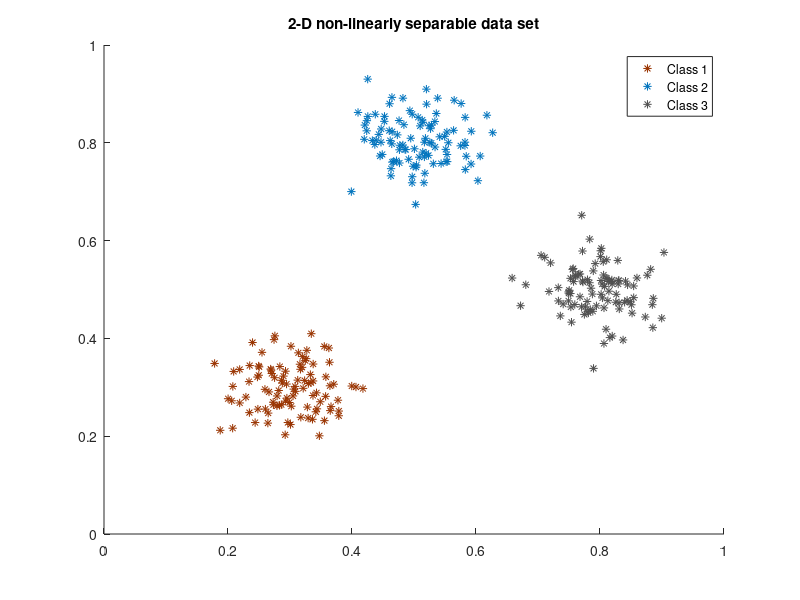
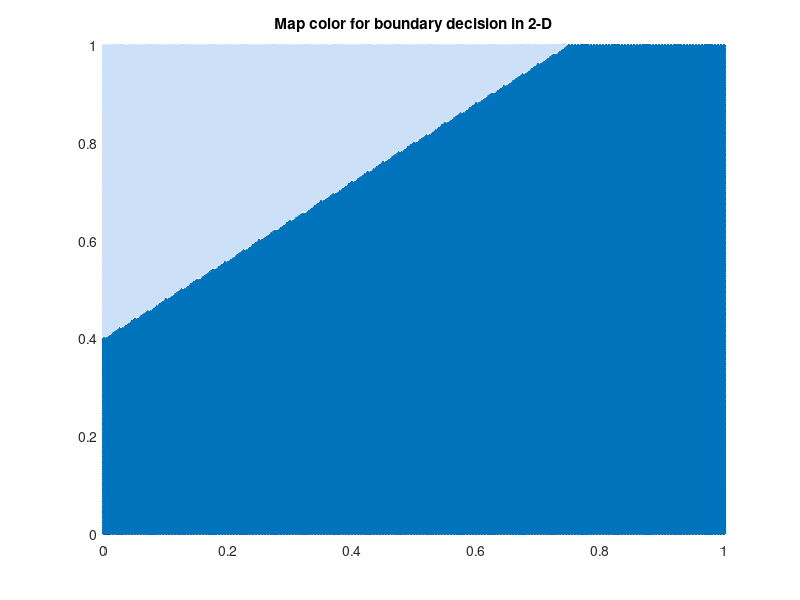

MATLAB code to generate these figures, in order:
%% Example of an artificial data set in 2-D with labels using the OvA approach.
%  Produced-by: Prof. Dr. Ajalmar R. Rocha Neto
%  Edited-by: Luan Sousa Cordeiro

% Cleaning the Command Window. Removing all variables. Closing all figures.
clc;
clearvars;
close all;

% Number of samples for each class.
N = 100;

% Standard deviation of the data.
st_d = 0.05;

% Region of space that the data in which the data is going to surround.
region1 = [0.3 0.3];
region2 = [0.5 0.8];
region3 = [0.8 0.5];

% Data from each class based on the standard deviation.
data_class1 = repmat(region1, N, 1) + st_d * randn(N,2);
data_class2 = repmat(region2, N, 1) + st_d * randn(N,2);
data_class3 = repmat(region3, N, 1) + st_d * randn(N,2);

% Grouped data into one big data set, giving them its lables.
data = [data_class1 repmat([1 0 0], N, 1);
        data_class2 repmat([0 1 0], N, 1);
        data_class3 repmat([0 0 1], N, 1)];
    
% Plotting the data set.
figure
hold on
axis([0 1 0 1])
title('2-D non-linearly separable data set')
plot(data_class1(:,1), data_class1(:,2), '*', 'Color', [0.60 0.20 0.00], ...
                                              'DisplayName', 'Class 1')
plot(data_class2(:,1), data_class2(:,2), '*', 'Color', [0.00 0.45 0.74], ...
                                              'DisplayName', 'Class 2')
plot(data_class3(:,1), data_class3(:,2), '*', 'Color', [0.31 0.31 0.31], ...
                                              'DisplayName', 'Class 3')
hold off
legend show

% Simulating a weight vector found in a perceptron training, for instance.
W = [1.0 2.0 -2.5];

% Loop for mapping the data in two decision regions
i = 1;
j = 1;
for x1 = 0:0.005:1
    for x2 = 0:0.005:1
        p = [x1 x2];
        u = [1 x1 x2] * W';
        if u >= 0
            C1(i,:) = p;
            i = i + 1;
        else
            C2(j,:) = p;
            j = j + 1;
        end
    end
end

% Plotting the map color with the boundary divisions
figure
hold on
axis([0 1 0 1])
title('Map color for boundary decision in 2-D')
plot(C1(:,1), C1(:,2), '.', 'Color', [0.00 0.45 0.74], 'LineStyle', '-', ...
                            'LineWidth', 3.0, 'HandleVisibility', 'off')
plot(C2(:,1), C2(:,2), '.', 'Color', [0.80 0.88 0.97], 'LineStyle', '-', ...
                            'LineWidth', 3.0, 'HandleVisibility', 'off')
hold off
